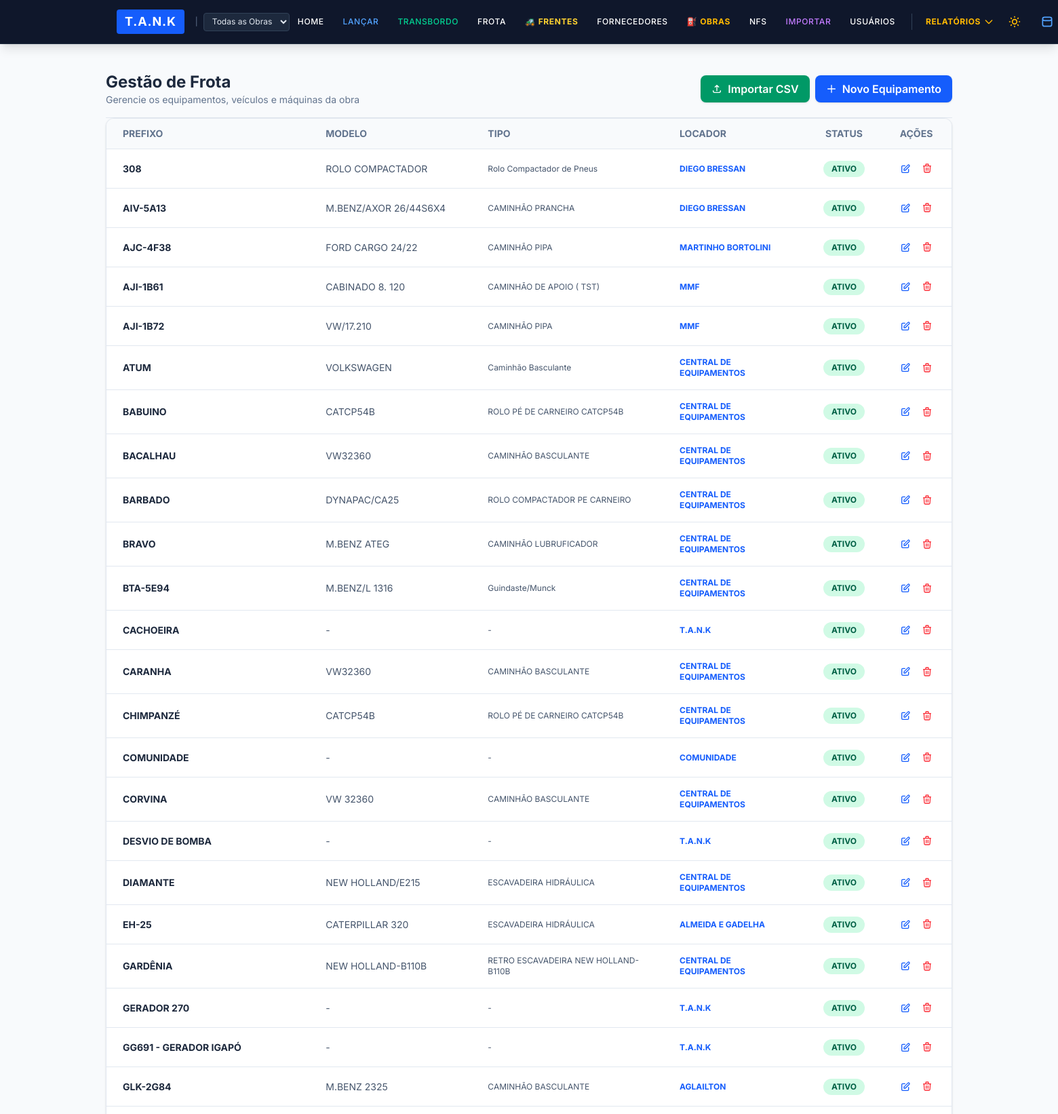
The app's page /equipamentos (signed in, upper part) with its own data.
### app/models.py (models this page shows, shortened)
class Equipamento(db.Model):
    __tablename__ = 'equipamentos'
    id = db.Column(db.Integer, primary_key=True)
    prefixo_placa = db.Column(db.String(30), unique=True, nullable=False, index=True)
    descricao = db.Column(db.String(100), nullable=True)
    tipo_equipamento = db.Column(db.String(50), nullable=True)
    locador = db.Column(db.String(100), nullable=True, default='CENTRAL DE EQUIPAMENTOS')
    ativo = db.Column(db.Boolean, default=True, nullable=False)
    data_cadastro = db.Column(db.DateTime, default=datetime.utcnow)
    abastecimentos = db.relationship('Abastecimento', backref='equipamento_rel', lazy=True)
    alocacoes_frente = db.relationship('AlocacaoFrenteEquipamento', backref='equipamento_rel', lazy=True)

### app/routes/cadastros.py (the view, shortened to what this page needs)
@cadastros_bp.route('/equipamentos', methods=['GET', 'POST'])
@admin_required
def equipamentos():
    return render_template('equipamentos.html', equipamentos=Equipamento.query.order_by(Equipamento.prefixo_placa).all())

### app/models.py (called while the page is built)
@login_manager.user_loader
def load_user(user_id):
    return Usuario.query.get(int(user_id))

    @property
    def is_admin(self):
        return self.nivel_acesso == 'administrador'

    @property
    def is_lancador(self):
        return self.nivel_acesso in ['administrador', 'lancador']

    @property
    def is_global(self):
        return self.acesso_global or self.is_admin

### app/routes/auth.py (called while the page is built)
def admin_required(f):
    @wraps(f)
    def decorated_function(*args, **kwargs):
        if not current_user.is_authenticated or not current_user.is_admin:
            flash('Acesso negado. Funcionalidade restrita a Administradores.', 'danger')
            return redirect(url_for('dashboard.index'))
        return f(*args, **kwargs)
    return decorated_function

### app/templates/equipamentos.html (shortened to what this page needs)
{% extends "base.html" %}
{% block content %}
<div x-data="{
    openModal: false,
    editMode: false,
    equipEdit: { id: '', prefixo_placa: '', descricao: '', locador: '', tipo_equipamento: '' },
    openImportModal: false
}" x-init="
    const params = new URLSearchParams(window.location.search);
    const editarId = params.get('editar');
    if (editarId) {
        fetch('/api/equipamento/' + editarId)
            .then(r => r.json())
            .then(data => {
                equipEdit = data;
                editMode = true;
                openModal = true;
            });
    }
">
    <div class="flex flex-col sm:flex-row sm:items-center sm:justify-between border-b border-slate-200 dark:border-slate-700 pb-4">
        <div>
            <h1 class="text-2xl font-bold text-slate-800 dark:text-white">Gestão de Frota</h1>
            <p class="text-slate-500 dark:text-slate-400 text-sm">Gerencie os equipamentos, veículos e máquinas da obra</p>
        </div>
        <div class="flex gap-2 mt-3 sm:mt-0">
            <button @click="openImportModal = true"
                    class="bg-emerald-600 hover:bg-emerald-700 text-white px-4 py-2 rounded-lg font-semibold shadow-sm transition flex items-center gap-2">
                <svg class="w-4 h-4" fill="none" stroke="currentColor" viewBox="0 0 24 24">
                    <path stroke-linecap="round" stroke-linejoin="round" stroke-width="2" d="M4 16v1a3 3 0 003 3h10a3 3 0 003-3v-1m-4-8l-4-4m0 0L8 8m4-4v12"></path>
                </svg>
                Importar CSV
            </button>
            <button @click="openModal = true; editMode = false; equipEdit = { id: '', prefixo_placa: '', descricao: '', locador: '', tipo_equipamento: '' }"
                    class="bg-blue-600 hover:bg-blue-700 text-white px-4 py-2 rounded-lg font-semibold shadow-sm transition flex items-center gap-2">
                <svg class="w-4 h-4" fill="none" stroke="currentColor" viewBox="0 0 24 24">
                    <path stroke-linecap="round" stroke-linejoin="round" stroke-width="2" d="M12 4v16m8-8H4"></path>
                </svg>
                Novo Equipamento
            </button>
        </div>
    </div>
    <div class="bg-white dark:bg-slate-800 rounded-xl shadow-sm border border-slate-200 dark:border-slate-700 overflow-hidden">
        <div class="overflow-x-auto">
            <table class="min-w-full divide-y divide-slate-200 dark:divide-slate-700 text-sm">
                <thead class="bg-slate-50 dark:bg-slate-900/50 text-slate-500 dark:text-slate-400 font-semibold uppercase">
                    <tr>
                        <th class="px-6 py-3 text-left">Prefixo</th>
                        <th class="px-6 py-3 text-left">Modelo</th>
                        <th class="px-6 py-3 text-left">Tipo</th>
                        <th class="px-6 py-3 text-left">Locador</th>
                        <th class="px-6 py-3 text-center">Status</th>
                        <th class="px-6 py-3 text-center">Ações</th>
                    </tr>
                </thead>
                <tbody class="divide-y divide-slate-200 dark:divide-slate-700">
                    {% for eq in equipamentos %}
                    <tr class="hover:bg-slate-50 dark:hover:bg-slate-700/50 transition">
                        <td class="px-6 py-4 font-bold text-slate-800 dark:text-white">{{ eq.prefixo_placa }}</td>
                        <td class="px-6 py-4 text-slate-600 dark:text-slate-300">{{ eq.descricao or '-' }}</td>
                        <td class="px-6 py-4 text-slate-600 dark:text-slate-300 text-xs">{{ eq.tipo_equipamento or '-' }}</td>
                        <td class="px-6 py-4 text-blue-600 dark:text-blue-400 font-bold text-xs">{{ eq.locador or 'T.A.N.K' }}</td>
                        <td class="px-6 py-4 text-center">
                            <form action="{{ url_for('cadastros.toggle_equipamento', id=eq.id) }}" method="POST">
                                <button type="submit" class="px-3 py-1 rounded-full text-xs font-bold transition
                                    {% if eq.ativo %}
                                    bg-emerald-100 text-emerald-800 dark:bg-emerald-500/20 dark:text-emerald-400 hover:bg-emerald-200
                                    {% else %}
                                    bg-red-100 text-red-800 dark:bg-red-500/20 dark:text-red-400 hover:bg-red-200
                                    {% endif %}">
                                    {{ 'ATIVO' if eq.ativo else 'INATIVO' }}
                                </button>
                            </form>
                        </td>
                        <td class="px-6 py-4 text-center">
                            <div class="flex items-center justify-center gap-2">
                                <button @click="openModal = true; editMode = true; equipEdit = {
                                    id: '{{ eq.id }}',
                                    prefixo_placa: '{{ eq.prefixo_placa }}',
                                    descricao: '{{ eq.descricao or '' }}',
                                    locador: '{{ eq.locador or '' }}',
                                    tipo_equipamento: '{{ eq.tipo_equipamento or '' }}'
                                }" class="text-blue-600 hover:text-blue-800 dark:text-blue-400 dark:hover:text-blue-300 transition p-1" title="Editar Equipamento">
                                    <svg class="w-4 h-4" fill="none" stroke="currentColor" viewBox="0 0 24 24">
                                        <path stroke-linecap="round" stroke-linejoin="round" stroke-width="2" d="M11 5H6a2 2 0 00-2 2v11a2 2 0 002 2h11a2 2 0 002-2v-5m-1.414-9.414a2 2 0 112.828 2.828L11.828 15H9v-2.828l8.586-8.586z"></path>
                                    </svg>
                                </button>
                                <form action="{{ url_for('cadastros.excluir_equipamento', id=eq.id) }}" method="POST" class="inline"
                                      onsubmit="return confirm('Tem certeza que deseja excluir este equipamento?\nEsta ação não pode ser desfeita.');">
                                    <button type="submit" class="text-red-500 hover:text-red-700 dark:hover:text-red-400 transition p-1" title="Excluir Equipamento">
                                        <svg class="w-4 h-4" fill="none" stroke="currentColor" viewBox="0 0 24 24">
                                            <path stroke-linecap="round" stroke-linejoin="round" stroke-width="2" d="M19 7l-.867 12.142A2 2 0 0116.138 21H7.862a2 2 0 01-1.995-1.858L5 7m5 4v6m4-6v6m1-10V4a1 1 0 00-1-1h-4a1 1 0 00-1 1v3M4 7h16"></path>
                                        </svg>
                                    </button>
                                </form>
                            </div>
                        </td>
                    </tr>
                    {% endfor %}
                </tbody>
            </table>
        </div>
    </div>
</div>
{% endblock %}

### app/templates/base.html (style rules this page uses)
body { font-family: 'Inter', sans-serif; }

### records on screen
Equipamento: prefixo_placa "308", descricao "ROLO COMPACTADOR", tipo_equipamento "Rolo Compactador de Pneus", locador "DIEGO BRESSAN", ativo "ATIVO"
Equipamento: prefixo_placa "AIV-5A13", descricao "M.BENZ/AXOR 26/44S6X4", tipo_equipamento "CAMINHÃO PRANCHA", locador "DIEGO BRESSAN", ativo "ATIVO"
Equipamento: prefixo_placa "AJC-4F38", descricao "FORD CARGO 24/22", tipo_equipamento "CAMINHÃO PIPA", locador "MARTINHO BORTOLINI", ativo "ATIVO"
Equipamento: prefixo_placa "AJI-1B61", descricao "CABINADO 8. 120", tipo_equipamento "CAMINHÃO DE APOIO ( TST)", locador "MMF", ativo "ATIVO"
Equipamento: prefixo_placa "AJI-1B72", descricao "VW/17.210", tipo_equipamento "CAMINHÃO PIPA", locador "MMF", ativo "ATIVO"
Equipamento: prefixo_placa "ATUM", descricao "VOLKSWAGEN", tipo_equipamento "Caminhão Basculante", locador "CENTRAL DE EQUIPAMENTOS", ativo "ATIVO"
Equipamento: prefixo_placa "BABUINO", descricao "CATCP54B", tipo_equipamento "ROLO PÉ DE CARNEIRO CATCP54B", locador "CENTRAL DE EQUIPAMENTOS", ativo "ATIVO"
Equipamento: prefixo_placa "BACALHAU", descricao "VW32360", tipo_equipamento "CAMINHÃO BASCULANTE", locador "CENTRAL DE EQUIPAMENTOS", ativo "ATIVO"
Equipamento: prefixo_placa "BARBADO", descricao "DYNAPAC/CA25", tipo_equipamento "ROLO COMPACTADOR PE CARNEIRO", locador "CENTRAL DE EQUIPAMENTOS", ativo "ATIVO"
Equipamento: prefixo_placa "BRAVO", descricao "M.BENZ ATEG", tipo_equipamento "CAMINHÃO LUBRUFICADOR", locador "CENTRAL DE EQUIPAMENTOS", ativo "ATIVO"
Equipamento: prefixo_placa "BTA-5E94", descricao "M.BENZ/L 1316", tipo_equipamento "Guindaste/Munck", locador "CENTRAL DE EQUIPAMENTOS", ativo "ATIVO"
Equipamento: prefixo_placa "CACHOEIRA", descricao "-", tipo_equipamento "-", locador "T.A.N.K", ativo "ATIVO"
Equipamento: prefixo_placa "CARANHA", descricao "VW32360", tipo_equipamento "CAMINHÃO BASCULANTE", locador "CENTRAL DE EQUIPAMENTOS", ativo "ATIVO"
Equipamento: prefixo_placa "CHIMPANZÉ", descricao "CATCP54B", tipo_equipamento "ROLO PÉ DE CARNEIRO CATCP54B", locador "CENTRAL DE EQUIPAMENTOS", ativo "ATIVO"
Equipamento: prefixo_placa "COMUNIDADE", descricao "-", tipo_equipamento "-", locador "COMUNIDADE", ativo "ATIVO"
Equipamento: prefixo_placa "CORVINA", descricao "VW 32360", tipo_equipamento "CAMINHÃO BASCULANTE", locador "CENTRAL DE EQUIPAMENTOS", ativo "ATIVO"
Equipamento: prefixo_placa "DESVIO DE BOMBA", descricao "-", tipo_equipamento "-", locador "T.A.N.K", ativo "ATIVO"
Equipamento: prefixo_placa "DIAMANTE", descricao "NEW HOLLAND/E215", tipo_equipamento "ESCAVADEIRA HIDRÁULICA", locador "CENTRAL DE EQUIPAMENTOS", ativo "ATIVO"
Equipamento: prefixo_placa "EH-25", descricao "CATERPILLAR 320", tipo_equipamento "ESCAVADEIRA HIDRÁULICA", locador "ALMEIDA E GADELHA", ativo "ATIVO"
Equipamento: prefixo_placa "GARDÊNIA", descricao "NEW HOLLAND-B110B", tipo_equipamento "RETRO ESCAVADEIRA NEW HOLLAND-B110B", locador "CENTRAL DE EQUIPAMENTOS", ativo "ATIVO"
Equipamento: prefixo_placa "GERADOR 270", descricao "-", tipo_equipamento "-", locador "T.A.N.K", ativo "ATIVO"
Equipamento: prefixo_placa "GG691 - GERADOR IGAPÓ", descricao "-", tipo_equipamento "-", locador "T.A.N.K", ativo "ATIVO"
Equipamento: prefixo_placa "GLK-2G84", descricao "M.BENZ 2325", tipo_equipamento "CAMINHÃO BASCULANTE", locador "AGLAILTON", ativo "ATIVO"
